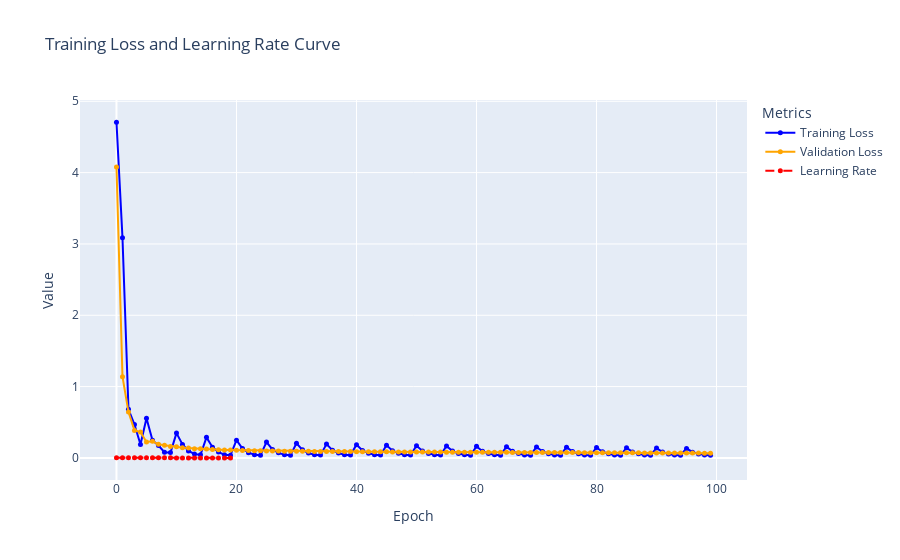

Notebook cell for this chart:
### Markdown cell above
## Plot results

### Code cell
import plotly.graph_objects as go

# 创建 Figure
fig = go.Figure()

# 添加损失曲线
fig.add_trace(go.Scatter(
    y=train_losses, 
    mode='lines+markers', 
    name='Training Loss',
    line=dict(color='blue'),
    marker=dict(size=5)
))

# 添加损失曲线
fig.add_trace(go.Scatter(
    y=val_losses, 
    mode='lines+markers', 
    name='Validation Loss',
    line=dict(color='orange'),
    marker=dict(size=5)
))

# 添加学习率曲线
fig.add_trace(go.Scatter(
    y=learning_rates, 
    mode='lines+markers', 
    name='Learning Rate',
    line=dict(color='red', dash='dash'),  # 使用虚线
    marker=dict(size=5)
))

# 更新布局
fig.update_layout(
    title='Training Loss and Learning Rate Curve',
    xaxis_title='Epoch',
    yaxis_title='Value',
    legend_title='Metrics',
    template='plotly'
)

# 显示图表
fig.show()
